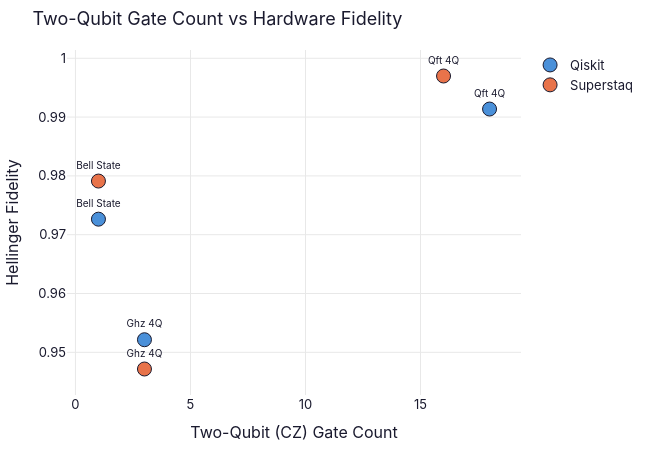

The code cell stored with this chart in its notebook:
### Code cell
# ── 2Q gate count vs fidelity scatter ──
if len(benchmark_df) > 0:
    bm_scatter = bm[bm["fidelity"].notna()].copy()
    
    if len(bm_scatter) > 0:
        fig = go.Figure()
        
        for compiler, color in [("qiskit", COLORS["qiskit"]), ("superstaq", COLORS["superstaq"])]:
            cdata = bm_scatter[bm_scatter["compiler"] == compiler]
            fig.add_trace(go.Scatter(
                x=cdata["cx_count"], y=cdata["fidelity"],
                mode="markers+text",
                name=compiler.capitalize(),
                marker=dict(size=14, color=color, line=dict(width=1, color=COLORS["text"])),
                text=cdata["circuit_name"].str.replace("_", " ").str.title(),
                textposition="top center",
                textfont=dict(size=10),
            ))
        
        style(fig)
        fig.update_layout(
            title="Two-Qubit Gate Count vs Hardware Fidelity",
            xaxis_title="Two-Qubit (CZ) Gate Count",
            yaxis_title="Hellinger Fidelity",
            height=450,
            width=650,
        )
        fig.show()
    else:
        print("Need fidelity data — run the compilation benchmark on hardware first.")
else:
    print("No benchmark data yet.")

### Figure 1 — Plotly figure (JSON) as saved in the notebook; plotly's stock layout.template omitted (floating-point values rounded to 4 significant figures)
{"data": [{"marker": {"color": "#4a90d9", "line": {"color": "#1a1a2e", "width": 1}, "size": 14}, "mode": "markers+text", "name": "Qiskit", "text": ["Bell State", "Ghz 4Q", "Qft 4Q"], "textfont": {"size": 10}, "textposition": "top center", "type": "scatter", "x": [1, 3, 18], "y": [0.9726, 0.9521, 0.9914]}, {"marker": {"color": "#e8734a", "line": {"color": "#1a1a2e", "width": 1}, "size": 14}, "mode": "markers+text", "name": "Superstaq", "text": ["Bell State", "Ghz 4Q", "Qft 4Q"], "textfont": {"size": 10}, "textposition": "top center", "type": "scatter", "x": [1, 3, 16], "y": [0.9791, 0.9472, 0.997]}], "layout": {"font": {"color": "#1a1a2e", "family": "Inter, Helvetica, Arial, sans-serif", "size": 13}, "height": 450, "margin": {"b": 50, "l": 60, "r": 30, "t": 50}, "paper_bgcolor": "#ffffff", "plot_bgcolor": "#ffffff", "title": {"text": "Two-Qubit Gate Count vs Hardware Fidelity"}, "width": 650, "xaxis": {"autorange": true, "gridcolor": "#e8e8e8", "range": [-0.3622, 19.36], "title": {"text": "Two-Qubit (CZ) Gate Count"}, "type": "linear", "zeroline": false}, "yaxis": {"autorange": true, "gridcolor": "#e8e8e8", "range": [0.9427, 1.001], "title": {"text": "Hellinger Fidelity"}, "type": "linear", "zeroline": false}}}
